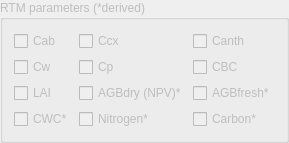
    <widget class="QGroupBox" name="Paras_Box">
     <property name="enabled">
      <bool>false</bool>
     </property>
     <property name="title">
      <string>RTM parameters (*derived)</string>
     </property>
     <layout class="QGridLayout" name="gridLayout_8">
      <item row="1" column="1">
       <widget class="QCheckBox" name="chkCp">
        <property name="toolTip">
         <string>Leaf protein content</string>
        </property>
        <property name="text">
         <string>Cp</string>
        </property>
       </widget>
      </item>
      <item row="2" column="2">
       <widget class="QCheckBox" name="chkAGBfresh">
        <property name="toolTip">
         <string>Above-ground fresh biomass: (Cp + CBC + Cw) * LAI * 10,000 [g/m²]</string>
        </property>
        <property name="text">
         <string>AGBfresh*</string>
        </property>
       </widget>
      </item>
      <item row="0" column="1">
       <widget class="QCheckBox" name="chkCcx">
        <property name="toolTip">
         <string>Leaf carotenoid content</string>
        </property>
        <property name="text">
         <string>Ccx</string>
        </property>
       </widget>
      </item>
      <item row="0" column="2">
       <widget class="QCheckBox" name="chkCanth">
        <property name="toolTip">
         <string>Leaf anthocyanin content</string>
        </property>
        <property name="text">
         <string>Canth</string>
        </property>
       </widget>
      </item>
      <item row="2" column="0">
       <widget class="QCheckBox" name="chkLAI">
        <property name="toolTip">
         <string>Leaf area index</string>
        </property>
        <property name="text">
         <string>LAI</string>
        </property>
        <property name="checked">
         <bool>false</bool>
        </property>
       </widget>
      </item>
      <item row="1" column="2">
       <widget class="QCheckBox" name="chkCBC">
        <property name="toolTip">
         <string>Carbon-based constituents</string>
        </property>
        <property name="text">
         <string>CBC</string>
        </property>
       </widget>
      </item>
      <item row="3" column="0">
       <widget class="QCheckBox" name="chkCWC">
        <property name="toolTip">
         <string>Canopy Water Content: Cw x LAI [g/cm²]</string>
        </property>
        <property name="text">
         <string>CWC*</string>
        </property>
       </widget>
      </item>
      <item row="1" column="0">
       <widget class="QCheckBox" name="chkCw">
        <property name="toolTip">
         <string>Leaf water content</string>
        </property>
        <property name="text">
         <string>Cw</string>
        </property>
       </widget>
      </item>
      <item row="3" column="2">
       <widget class="QCheckBox" name="chkCarbon">
        <property name="toolTip">
         <string>Carbon content: (CBC x LAI x 10,000) / 2.31 [g/m²]</string>
        </property>
        <property name="text">
         <string>Carbon*</string>
        </property>
       </widget>
      </item>
      <item row="3" column="1">
       <widget class="QCheckBox" name="chkNitrogen">
        <property name="toolTip">
         <string>Nitrogen content: (LAI x Cp x 10,000) / 4.43 [g/m²]</string>
        </property>
        <property name="text">
         <string>Nitrogen*</string>
        </property>
       </widget>
      </item>
      <item row="0" column="0">
       <widget class="QCheckBox" name="chkCab">
        <property name="toolTip">
         <string>Leaf chlorophyll content</string>
        </property>
        <property name="text">
         <string>Cab</string>
        </property>
        <property name="checked">
         <bool>false</bool>
        </property>
       </widget>
      </item>
      <item row="2" column="1">
       <widget class="QCheckBox" name="chkAGBdry">
        <property name="toolTip">
         <string>Above-ground dry biomass / Non-photosyntetic vegetation: (Cp + CBC) * LAI * 10,000 [g/m²]</string>
        </property>
        <property name="text">
         <string>AGBdry (NPV)*</string>
        </property>
       </widget>
      </item>
     </layout>
    </widget>
